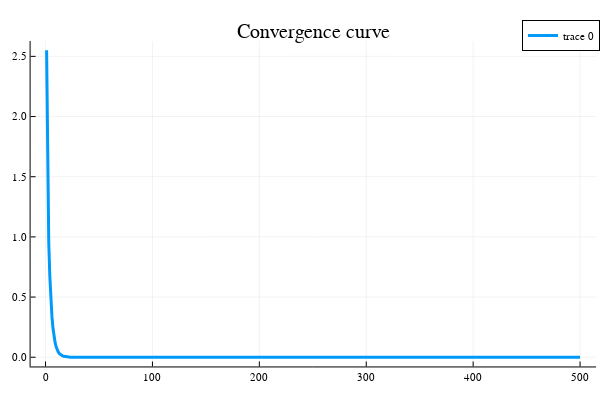

The notebook cell saved with this chart:
### Code cell
#Initialisation
delta = randn(size(A));
deltaBest=delta;
k = 0;
fbest =1000000; # $f_{best}^0$
histo =[];# Suite des itérés f_{best}^k

lambda=1e-2;

pas=3;
itermax=500;

deltak=delta;
fp, g = evalf(deltak, x, A, b)
while k < itermax
    k = k + 1
    # Insérer votre code
    if pas == 1
        alpha = 1;
    elseif pas == 2
        alpha = 1 / k
    else
        alpha = fp / norm(g)
    end
    deltak = deltak - alpha * g
    fp, g = evalf(deltak, x, A, b)
    if fp < fbest
        fbest = fp
        deltaBest = deltak
    end
    # Fin insérer code
    
    # Stockage
    append!( histo, fbest)
end
#histo
#Affichage des courbes de convergence
plotly();
iter=1:itermax;
plot(iter,histo,title="Convergence curve",label=["f"],lw=3)

### Figure 1 — Plotly figure (JSON) as saved in the notebook; plotly's stock layout.template omitted (floating-point values rounded to 4 significant figures; data arrays with more than 128 entries replaced by an {"elided": "..."} marker saying what was removed)
{"data": [{"colorbar": {"title": ""}, "legendgroup": ["f"], "line": {"color": "rgba(0, 154, 250, 1.000)", "dash": "solid", "shape": "linear", "width": 3}, "mode": "lines", "name": ["f"], "showlegend": true, "type": "scatter", "x": {"elided": "500 int values"}, "xaxis": "x", "y": {"elided": "500 float values"}, "yaxis": "y", "zmax": null, "zmin": null}], "layout": {"annotations": [{"font": {"color": "rgba(0, 0, 0, 1.000)", "family": "sans-serif", "size": 20}, "rotation": 0, "showarrow": false, "text": "Convergence curve", "x": 0.5222, "xanchor": "center", "xref": "paper", "y": 1, "yanchor": "top", "yref": "paper"}], "height": 400, "legend": {"bgcolor": "rgba(255, 255, 255, 1.000)", "bordercolor": "rgba(0, 0, 0, 1.000)", "borderwidth": 1, "font": {"color": "rgba(0, 0, 0, 1.000)", "family": "sans-serif", "size": 11}, "title": {"font": {"color": "rgba(0, 0, 0, 1.000)", "family": "sans-serif", "size": 15}, "text": ""}, "tracegroupgap": 0, "traceorder": "normal", "x": 1, "xanchor": "auto", "y": 1, "yanchor": "auto"}, "margin": {"b": 20, "l": 0, "r": 0, "t": 20}, "paper_bgcolor": "rgba(255, 255, 255, 1.000)", "plot_bgcolor": "rgba(255, 255, 255, 1.000)", "showlegend": true, "width": 600, "xaxis": {"anchor": "y", "domain": [0.05101, 0.9934], "gridcolor": "rgba(0, 0, 0, 0.100)", "gridwidth": 0.5, "linecolor": "rgba(0, 0, 0, 1.000)", "mirror": false, "range": [-13.97, 515.0], "showgrid": true, "showline": true, "showticklabels": true, "tickangle": 0, "tickcolor": "rgb(0, 0, 0)", "tickfont": {"color": "rgba(0, 0, 0, 1.000)", "family": "sans-serif", "size": 11}, "tickmode": "array", "ticks": "inside", "ticktext": ["0", "100", "200", "300", "400", "500"], "tickvals": [0, 100, 200, 300, 400, 500], "title": "", "titlefont": {"color": "rgba(0, 0, 0, 1.000)", "family": "sans-serif", "size": 15}, "type": "-", "visible": true, "zeroline": false, "zerolinecolor": "rgba(0, 0, 0, 1.000)"}, "yaxis": {"anchor": "x", "domain": [0.03762, 0.9415], "gridcolor": "rgba(0, 0, 0, 0.100)", "gridwidth": 0.5, "linecolor": "rgba(0, 0, 0, 1.000)", "mirror": false, "range": [-0.07653, 2.627], "showgrid": true, "showline": true, "showticklabels": true, "tickangle": 0, "tickcolor": "rgb(0, 0, 0)", "tickfont": {"color": "rgba(0, 0, 0, 1.000)", "family": "sans-serif", "size": 11}, "tickmode": "array", "ticks": "inside", "ticktext": ["0.0", "0.5", "1.0", "1.5", "2.0", "2.5"], "tickvals": [0, 0.5, 1, 1.5, 2, 2.5], "title": "", "titlefont": {"color": "rgba(0, 0, 0, 1.000)", "family": "sans-serif", "size": 15}, "type": "-", "visible": true, "zeroline": false, "zerolinecolor": "rgba(0, 0, 0, 1.000)"}}}
